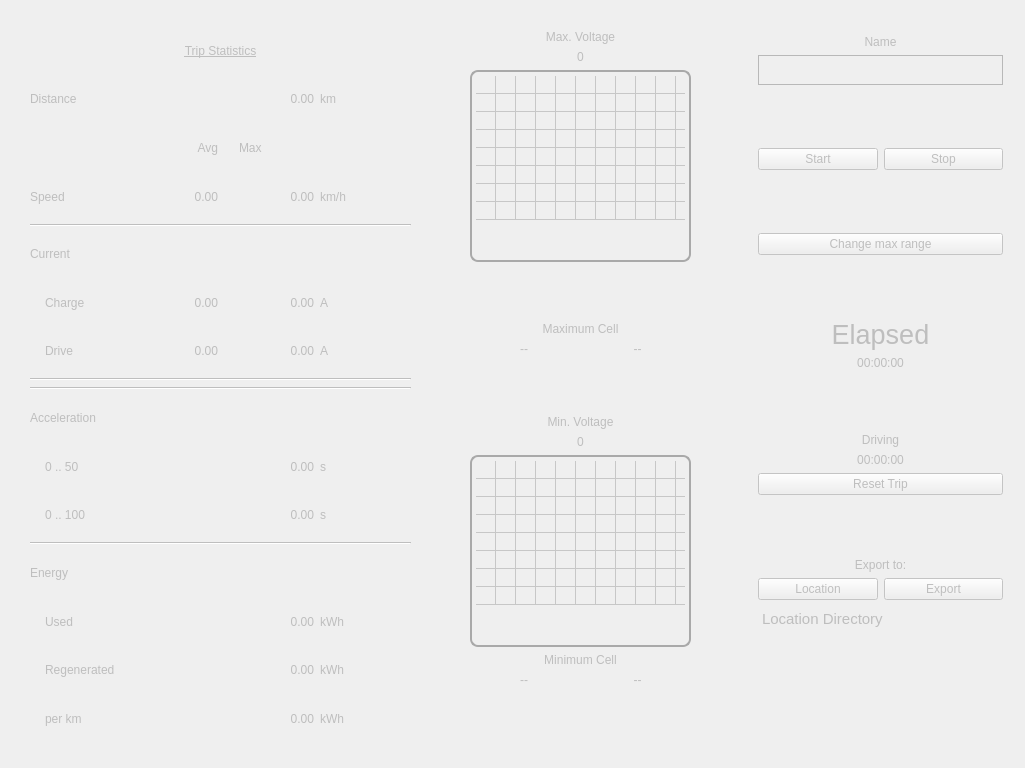
   <widget class="QWidget" name="trip" native="true">
    <property name="enabled">
     <bool>false</bool>
    </property>
    <property name="geometry">
     <rect>
      <x>0</x>
      <y>0</y>
      <width>1025</width>
      <height>768</height>
     </rect>
    </property>
    <property name="styleSheet">
     <string notr="true">QPushButton:focus{
color: rgb(255, 0, 4);
}
QCheckBox:focus{
background-color: rgba(255, 0, 4, 50);
}</string>
    </property>
    <widget class="QTransparentWidget" name="tripWidget1" native="true">
     <property name="geometry">
      <rect>
       <x>30</x>
       <y>29</y>
       <width>381</width>
       <height>711</height>
      </rect>
     </property>
     <layout class="QGridLayout" name="trip1">
      <item row="19" column="3">
       <widget class="QLabel" name="label_21">
        <property name="text">
         <string notr="true">kWh</string>
        </property>
       </widget>
      </item>
      <item row="20" column="3">
       <widget class="QLabel" name="label_13">
        <property name="text">
         <string>kWh</string>
        </property>
       </widget>
      </item>
      <item row="21" column="2">
       <widget class="QLabel" name="l_trip_capacityPerKm">
        <property name="text">
         <string notr="true">0.00</string>
        </property>
        <property name="alignment">
         <set>Qt::AlignRight|Qt::AlignTrailing|Qt::AlignVCenter</set>
        </property>
       </widget>
      </item>
      <item row="17" column="0">
       <widget class="QLabel" name="label_34">
        <property name="text">
         <string>Energy</string>
        </property>
       </widget>
      </item>
      <item row="15" column="0">
       <widget class="QLabel" name="label_24">
        <property name="text">
         <string>0 .. 100</string>
        </property>
        <property name="alignment">
         <set>Qt::AlignLeading|Qt::AlignLeft|Qt::AlignVCenter</set>
        </property>
        <property name="indent">
         <number>15</number>
        </property>
       </widget>
      </item>
      <item row="21" column="0">
       <widget class="QLabel" name="label_9">
        <property name="text">
         <string>per km</string>
        </property>
        <property name="indent">
         <number>15</number>
        </property>
       </widget>
      </item>
      <item row="20" column="2">
       <widget class="QLabel" name="l_trip_capacityRegenerated">
        <property name="text">
         <string>0.00</string>
        </property>
        <property name="alignment">
         <set>Qt::AlignRight|Qt::AlignTrailing|Qt::AlignVCenter</set>
        </property>
       </widget>
      </item>
      <item row="2" column="1">
       <widget class="QLabel" name="label_5">
        <property name="text">
         <string>Avg</string>
        </property>
        <property name="alignment">
         <set>Qt::AlignRight|Qt::AlignTrailing|Qt::AlignVCenter</set>
        </property>
       </widget>
      </item>
      <item row="12" column="0" colspan="4">
       <widget class="Line" name="line_4">
        <property name="orientation">
         <enum>Qt::Horizontal</enum>
        </property>
       </widget>
      </item>
      <item row="4" column="3">
       <widget class="QLabel" name="label_48">
        <property name="text">
         <string>km/h</string>
        </property>
       </widget>
      </item>
      <item row="4" column="1">
       <widget class="QLabel" name="l_trip_speedAvgElapsed">
        <property name="text">
         <string>0.00</string>
        </property>
        <property name="alignment">
         <set>Qt::AlignRight|Qt::AlignTrailing|Qt::AlignVCenter</set>
        </property>
       </widget>
      </item>
      <item row="14" column="3">
       <widget class="QLabel" name="label_29">
        <property name="text">
         <string>s</string>
        </property>
       </widget>
      </item>
      <item row="8" column="1">
       <widget class="QLabel" name="l_trip_pcurrentAvg">
        <property name="text">
         <string>0.00</string>
        </property>
        <property name="alignment">
         <set>Qt::AlignRight|Qt::AlignTrailing|Qt::AlignVCenter</set>
        </property>
       </widget>
      </item>
      <item row="9" column="0">
       <widget class="QLabel" name="label_43">
        <property name="text">
         <string>Drive</string>
        </property>
        <property name="indent">
         <number>15</number>
        </property>
       </widget>
      </item>
      <item row="2" column="2">
       <widget class="QLabel" name="label_14">
        <property name="text">
         <string>Max</string>
        </property>
        <property name="indent">
         <number>15</number>
        </property>
       </widget>
      </item>
      <item row="8" column="3">
       <widget class="QLabel" name="label_16">
        <property name="text">
         <string>A</string>
        </property>
       </widget>
      </item>
      <item row="6" column="0" colspan="4">
       <widget class="Line" name="line_3">
        <property name="orientation">
         <enum>Qt::Horizontal</enum>
        </property>
       </widget>
      </item>
      <item row="8" column="0">
       <widget class="QLabel" name="label_25">
        <property name="text">
         <string>Charge</string>
        </property>
        <property name="margin">
         <number>0</number>
        </property>
        <property name="indent">
         <number>15</number>
        </property>
       </widget>
      </item>
      <item row="9" column="1">
       <widget class="QLabel" name="l_trip_ncurrentAvg">
        <property name="text">
         <string>0.00</string>
        </property>
        <property name="alignment">
         <set>Qt::AlignRight|Qt::AlignTrailing|Qt::AlignVCenter</set>
        </property>
       </widget>
      </item>
      <item row="8" column="2">
       <widget class="QLabel" name="l_trip_pcurrentMax">
        <property name="text">
         <string>0.00</string>
        </property>
        <property name="alignment">
         <set>Qt::AlignRight|Qt::AlignTrailing|Qt::AlignVCenter</set>
        </property>
       </widget>
      </item>
      <item row="7" column="0">
       <widget class="QLabel" name="label_44">
        <property name="text">
         <string notr="true">Current </string>
        </property>
        <property name="indent">
         <number>-1</number>
        </property>
       </widget>
      </item>
      <item row="16" column="0" colspan="4">
       <widget class="Line" name="line">
        <property name="orientation">
         <enum>Qt::Horizontal</enum>
        </property>
       </widget>
      </item>
      <item row="14" column="2">
       <widget class="QLabel" name="l_trip_Accel60">
        <property name="text">
         <string>0.00</string>
        </property>
        <property name="alignment">
         <set>Qt::AlignRight|Qt::AlignTrailing|Qt::AlignVCenter</set>
        </property>
       </widget>
      </item>
      <item row="19" column="2">
       <widget class="QLabel" name="l_trip_capacityUsed">
        <property name="text">
         <string notr="true">0.00</string>
        </property>
        <property name="alignment">
         <set>Qt::AlignRight|Qt::AlignTrailing|Qt::AlignVCenter</set>
        </property>
       </widget>
      </item>
      <item row="21" column="3">
       <widget class="QLabel" name="label_15">
        <property name="text">
         <string>kWh</string>
        </property>
       </widget>
      </item>
      <item row="14" column="0">
       <widget class="QLabel" name="label_11">
        <property name="text">
         <string>0 .. 50</string>
        </property>
        <property name="alignment">
         <set>Qt::AlignLeading|Qt::AlignLeft|Qt::AlignVCenter</set>
        </property>
        <property name="indent">
         <number>15</number>
        </property>
       </widget>
      </item>
      <item row="15" column="3">
       <widget class="QLabel" name="label_49">
        <property name="text">
         <string>s</string>
        </property>
       </widget>
      </item>
      <item row="15" column="2">
       <widget class="QLabel" name="l_trip_Accel100">
        <property name="text">
         <string notr="true">0.00</string>
        </property>
        <property name="alignment">
         <set>Qt::AlignRight|Qt::AlignTrailing|Qt::AlignVCenter</set>
        </property>
       </widget>
      </item>
      <item row="19" column="0">
       <widget class="QLabel" name="label_19">
        <property name="text">
         <string>Used</string>
        </property>
        <property name="indent">
         <number>15</number>
        </property>
       </widget>
      </item>
      <item row="9" column="3">
       <widget class="QLabel" name="label_28">
        <property name="text">
         <string>A</string>
        </property>
       </widget>
      </item>
      <item row="9" column="2">
       <widget class="QLabel" name="l_trip_ncurrentMax">
        <property name="text">
         <string>0.00</string>
        </property>
        <property name="alignment">
         <set>Qt::AlignRight|Qt::AlignTrailing|Qt::AlignVCenter</set>
        </property>
       </widget>
      </item>
      <item row="11" column="0" colspan="4">
       <widget class="Line" name="line_2">
        <property name="orientation">
         <enum>Qt::Horizontal</enum>
        </property>
       </widget>
      </item>
      <item row="1" column="0">
       <widget class="QLabel" name="label_3">
        <property name="text">
         <string>Distance</string>
        </property>
       </widget>
      </item>
      <item row="0" column="0" colspan="4">
       <widget class="QLabel" name="label_2">
        <property name="styleSheet">
         <string notr="true">text-decoration: underline;</string>
        </property>
        <property name="text">
         <string>Trip Statistics</string>
        </property>
        <property name="alignment">
         <set>Qt::AlignCenter</set>
        </property>
       </widget>
      </item>
      <item row="13" column="0" colspan="2">
       <widget class="QLabel" name="label_40">
        <property name="text">
         <string>Acceleration</string>
        </property>
       </widget>
      </item>
      <item row="20" column="0" colspan="2">
       <widget class="QLabel" name="label_22">
        <property name="text">
         <string>Regenerated</string>
        </property>
        <property name="indent">
         <number>15</number>
        </property>
       </widget>
      </item>
      <item row="4" column="2">
       <widget class="QLabel" name="l_trip_speedMax">
        <property name="text">
         <string notr="true">0.00</string>
        </property>
        <property name="alignment">
         <set>Qt::AlignRight|Qt::AlignTrailing|Qt::AlignVCenter</set>
        </property>
       </widget>
      </item>
      <item row="4" column="0">
       <widget class="QLabel" name="label_27">
        <property name="text">
         <string>Speed</string>
        </property>
       </widget>
      </item>
      <item row="1" column="3">
       <widget class="QLabel" name="label_8">
        <property name="text">
         <string notr="true">km</string>
        </property>
       </widget>
      </item>
      <item row="1" column="1" colspan="2">
       <widget class="QLabel" name="l_trip_distance">
        <property name="minimumSize">
         <size>
          <width>90</width>
          <height>0</height>
         </size>
        </property>
        <property name="text">
         <string notr="true">0.00</string>
        </property>
        <property name="alignment">
         <set>Qt::AlignRight|Qt::AlignTrailing|Qt::AlignVCenter</set>
        </property>
       </widget>
      </item>
     </layout>
    </widget>
    <widget class="QTransparentWidget" name="transparentWidgetA" native="true">
     <property name="geometry">
      <rect>
       <x>750</x>
       <y>30</y>
       <width>261</width>
       <height>631</height>
      </rect>
     </property>
     <layout class="QGridLayout" name="gridLayout_5">
      <property name="leftMargin">
       <number>0</number>
      </property>
      <property name="topMargin">
       <number>0</number>
      </property>
      <property name="rightMargin">
       <number>0</number>
      </property>
      <property name="bottomMargin">
       <number>0</number>
      </property>
      <item row="2" column="0">
       <layout class="QVBoxLayout" name="verticalLayout_7">
        <property name="leftMargin">
         <number>8</number>
        </property>
        <property name="topMargin">
         <number>5</number>
        </property>
        <property name="rightMargin">
         <number>8</number>
        </property>
        <property name="bottomMargin">
         <number>5</number>
        </property>
        <item>
         <widget class="QLabel" name="editname_label">
          <property name="styleSheet">
           <string notr="true">QLabel{
font: 75 18pt &quot;Arial&quot;;
}</string>
          </property>
          <property name="text">
           <string>Name</string>
          </property>
          <property name="alignment">
           <set>Qt::AlignCenter</set>
          </property>
         </widget>
        </item>
        <item>
         <widget class="QTextEdit" name="editname">
          <property name="maximumSize">
           <size>
            <width>16777215</width>
            <height>30</height>
           </size>
          </property>
         </widget>
        </item>
        <item>
         <spacer name="verticalSpacer">
          <property name="orientation">
           <enum>Qt::Vertical</enum>
          </property>
          <property name="sizeHint" stdset="0">
           <size>
            <width>20</width>
            <height>20</height>
           </size>
          </property>
         </spacer>
        </item>
        <item>
         <layout class="QGridLayout" name="gridLayout">
          <item row="0" column="1">
           <widget class="QPushButton" name="pushButton_stopRecording">
            <property name="sizePolicy">
             <sizepolicy hsizetype="Minimum" vsizetype="Preferred">
              <horstretch>0</horstretch>
              <verstretch>0</verstretch>
             </sizepolicy>
            </property>
            <property name="text">
             <string>Stop</string>
            </property>
           </widget>
          </item>
          <item row="0" column="0">
           <widget class="QPushButton" name="pushButton_startRecording">
            <property name="sizePolicy">
             <sizepolicy hsizetype="Minimum" vsizetype="Preferred">
              <horstretch>0</horstretch>
              <verstretch>0</verstretch>
             </sizepolicy>
            </property>
            <property name="text">
             <string>Start</string>
            </property>
           </widget>
          </item>
         </layout>
        </item>
        <item>
         <spacer name="verticalSpacer_18">
          <property name="orientation">
           <enum>Qt::Vertical</enum>
          </property>
          <property name="sizeHint" stdset="0">
           <size>
            <width>20</width>
            <height>20</height>
           </size>
          </property>
         </spacer>
        </item>
        <item>
         <widget class="QPushButton" name="pushButton_changeRange">
          <property name="text">
           <string>Change max range</string>
          </property>
         </widget>
        </item>
        <item>
         <spacer name="verticalSpacer_16">
          <property name="orientation">
           <enum>Qt::Vertical</enum>
          </property>
          <property name="sizeHint" stdset="0">
           <size>
            <width>20</width>
            <height>20</height>
           </size>
          </property>
         </spacer>
        </item>
        <item>
         <widget class="QLabel" name="label_10">
          <property name="font">
           <font>
            <family>Arial</family>
            <pointsize>20</pointsize>
            <weight>9</weight>
            <italic>false</italic>
            <bold>false</bold>
           </font>
          </property>
          <property name="text">
           <string>Elapsed</string>
          </property>
          <property name="alignment">
           <set>Qt::AlignCenter</set>
          </property>
         </widget>
        </item>
        <item>
         <widget class="QLabel" name="l_trip_time">
          <property name="minimumSize">
           <size>
            <width>85</width>
            <height>0</height>
           </size>
          </property>
          <property name="text">
           <string notr="true">00:00:00</string>
          </property>
          <property name="alignment">
           <set>Qt::AlignCenter</set>
          </property>
         </widget>
        </item>
        <item>
         <spacer name="verticalSpacer_15">
          <property name="orientation">
           <enum>Qt::Vertical</enum>
          </property>
          <property name="sizeHint" stdset="0">
           <size>
            <width>20</width>
            <height>20</height>
           </size>
          </property>
         </spacer>
        </item>
        <item>
         <widget class="QLabel" name="label_4">
          <property name="text">
           <string>Driving</string>
          </property>
          <property name="alignment">
           <set>Qt::AlignCenter</set>
          </property>
         </widget>
        </item>
        <item>
         <widget class="QLabel" name="l_drive_time">
          <property name="text">
           <string notr="true">00:00:00</string>
          </property>
          <property name="alignment">
           <set>Qt::AlignCenter</set>
          </property>
         </widget>
        </item>
        <item>
         <widget class="QPushButton" name="pushButton_tripReset">
          <property name="text">
           <string>Reset Trip</string>
          </property>
         </widget>
        </item>
        <item>
         <spacer name="verticalSpacer_17">
          <property name="orientation">
           <enum>Qt::Vertical</enum>
          </property>
          <property name="sizeHint" stdset="0">
           <size>
            <width>20</width>
            <height>20</height>
           </size>
          </property>
         </spacer>
        </item>
        <item>
         <widget class="QLabel" name="label_54">
          <property name="text">
           <string>Export to:</string>
          </property>
          <property name="alignment">
           <set>Qt::AlignCenter</set>
          </property>
         </widget>
        </item>
        <item>
         <layout class="QGridLayout" name="gridLayout_7">
          <item row="0" column="0">
           <widget class="QPushButton" name="pushButton_location">
            <property name="text">
             <string>Location</string>
            </property>
           </widget>
          </item>
          <item row="0" column="1">
           <widget class="QPushButton" name="pushButton_export">
            <property name="text">
             <string>Export</string>
            </property>
           </widget>
          </item>
         </layout>
        </item>
        <item>
         <widget class="QTextBrowser" name="label_exportLocation">
          <property name="maximumSize">
           <size>
            <width>16777215</width>
            <height>50</height>
           </size>
          </property>
          <property name="styleSheet">
           <string notr="true">background-color: rgba(255, 255, 255, 0);
font: 13pt &quot;Arial&quot;;</string>
          </property>
          <property name="frameShape">
           <enum>QFrame::NoFrame</enum>
          </property>
          <property name="html">
           <string>&lt;!DOCTYPE HTML PUBLIC &quot;-//W3C//DTD HTML 4.0//EN&quot; &quot;http://www.w3.org/TR/REC-html40/strict.dtd&quot;&gt;
&lt;html&gt;&lt;head&gt;&lt;meta name=&quot;qrichtext&quot; content=&quot;1&quot; /&gt;&lt;style type=&quot;text/css&quot;&gt;
p, li { white-space: pre-wrap; }
&lt;/style&gt;&lt;/head&gt;&lt;body style=&quot; font-family:'Arial'; font-size:13pt; font-weight:400; font-style:normal;&quot;&gt;
&lt;p style=&quot; margin-top:0px; margin-bottom:0px; margin-left:0px; margin-right:0px; -qt-block-indent:0; text-indent:0px;&quot;&gt;&lt;span style=&quot; font-family:'Ubuntu'; font-size:11pt;&quot;&gt;Location Directory&lt;/span&gt;&lt;/p&gt;&lt;/body&gt;&lt;/html&gt;</string>
          </property>
         </widget>
        </item>
       </layout>
      </item>
     </layout>
    </widget>
    <widget class="QWidget" name="layoutWidget">
     <property name="geometry">
      <rect>
       <x>470</x>
       <y>30</y>
       <width>221</width>
       <height>711</height>
      </rect>
     </property>
     <layout class="QVBoxLayout" name="verticalLayout_10">
      <item>
       <widget class="QLabel" name="label_maxVoltage">
        <property name="text">
         <string>Max. Voltage</string>
        </property>
        <property name="alignment">
         <set>Qt::AlignCenter</set>
        </property>
       </widget>
      </item>
      <item>
       <widget class="QLabel" name="l_trip_voltageMax">
        <property name="text">
         <string notr="true">0</string>
        </property>
        <property name="alignment">
         <set>Qt::AlignCenter</set>
        </property>
       </widget>
      </item>
      <item>
       <widget class="QTableWidget" name="tableWidget_batteryCells_max">
        <property name="enabled">
         <bool>false</bool>
        </property>
        <property name="focusPolicy">
         <enum>Qt::NoFocus</enum>
        </property>
        <property name="styleSheet">
         <string notr="true">QTableWidget{
border-width: 2px;
border-style: solid;
border-color: darkgrey;
border-radius: 8px;
padding:4px;
}

</string>
        </property>
        <property name="verticalScrollBarPolicy">
         <enum>Qt::ScrollBarAlwaysOff</enum>
        </property>
        <property name="horizontalScrollBarPolicy">
         <enum>Qt::ScrollBarAlwaysOff</enum>
        </property>
        <property name="autoScroll">
         <bool>false</bool>
        </property>
        <property name="selectionMode">
         <enum>QAbstractItemView::NoSelection</enum>
        </property>
        <property name="rowCount">
         <number>8</number>
        </property>
        <property name="columnCount">
         <number>11</number>
        </property>
        <attribute name="horizontalHeaderVisible">
         <bool>false</bool>
        </attribute>
        <attribute name="horizontalHeaderDefaultSectionSize">
         <number>12</number>
        </attribute>
        <attribute name="horizontalHeaderHighlightSections">
         <bool>false</bool>
        </attribute>
        <attribute name="horizontalHeaderMinimumSectionSize">
         <number>8</number>
        </attribute>
        <attribute name="verticalHeaderVisible">
         <bool>false</bool>
        </attribute>
        <attribute name="verticalHeaderDefaultSectionSize">
         <number>12</number>
        </attribute>
        <attribute name="verticalHeaderMinimumSectionSize">
         <number>8</number>
        </attribute>
        <row/>
        <row/>
        <row/>
        <row/>
        <row/>
        <row/>
        <row/>
        <row/>
        <column/>
        <column/>
        <column/>
        <column/>
        <column/>
        <column/>
        <column/>
        <column/>
        <column/>
        <column/>
        <column/>
        <item row="0" column="0">
         <property name="text">
          <string/>
         </property>
        </item>
        <item row="0" column="1">
         <property name="text">
          <string/>
         </property>
        </item>
        <item row="0" column="2">
         <property name="text">
          <string/>
         </property>
        </item>
        <item row="1" column="1">
         <property name="text">
          <string/>
         </property>
        </item>
        <item row="2" column="0"/>
       </widget>
      </item>
      <item>
       <spacer name="verticalSpacer_5">
        <property name="orientation">
         <enum>Qt::Vertical</enum>
        </property>
        <property name="sizeHint" stdset="0">
         <size>
          <width>20</width>
          <height>20</height>
         </size>
        </property>
       </spacer>
      </item>
      <item>
       <widget class="QLabel" name="label_17">
        <property name="text">
         <string>Maximum Cell</string>
        </property>
        <property name="alignment">
         <set>Qt::AlignCenter</set>
        </property>
       </widget>
      </item>
      <item>
       <layout class="QGridLayout" name="gridLayout_6">
        <item row="0" column="0">
         <widget class="QLabel" name="l_max_bat">
          <property name="text">
           <string>--</string>
          </property>
          <property name="alignment">
           <set>Qt::AlignCenter</set>
          </property>
         </widget>
        </item>
        <item row="0" column="1">
         <widget class="QLabel" name="l_max_volt">
          <property name="text">
           <string>--</string>
          </property>
          <property name="alignment">
           <set>Qt::AlignCenter</set>
          </property>
         </widget>
        </item>
       </layout>
      </item>
      <item>
       <spacer name="verticalSpacer_3">
        <property name="orientation">
         <enum>Qt::Vertical</enum>
        </property>
        <property name="sizeHint" stdset="0">
         <size>
          <width>20</width>
          <height>40</height>
         </size>
        </property>
       </spacer>
      </item>
      <item>
       <widget class="QLabel" name="label_minVoltage">
        <property name="text">
         <string>Min. Voltage</string>
        </property>
        <property name="alignment">
         <set>Qt::AlignCenter</set>
        </property>
       </widget>
      </item>
      <item>
       <widget class="QLabel" name="l_trip_voltageMin">
        <property name="text">
         <string notr="true">0</string>
        </property>
        <property name="alignment">
         <set>Qt::AlignCenter</set>
        </property>
       </widget>
      </item>
      <item>
       <widget class="QTableWidget" name="tableWidget_batteryCells_min">
        <property name="enabled">
         <bool>false</bool>
        </property>
        <property name="focusPolicy">
         <enum>Qt::NoFocus</enum>
        </property>
        <property name="styleSheet">
         <string notr="true">QTableWidget{
border-width: 2px;
border-style: solid;
border-color: darkgrey;
border-radius: 8px;
padding:4px;
}

</string>
        </property>
        <property name="verticalScrollBarPolicy">
         <enum>Qt::ScrollBarAlwaysOff</enum>
        </property>
        <property name="horizontalScrollBarPolicy">
         <enum>Qt::ScrollBarAlwaysOff</enum>
        </property>
        <property name="autoScroll">
         <bool>false</bool>
        </property>
        <property name="selectionMode">
         <enum>QAbstractItemView::NoSelection</enum>
        </property>
        <property name="rowCount">
         <number>8</number>
        </property>
        <property name="columnCount">
         <number>11</number>
        </property>
        <attribute name="horizontalHeaderVisible">
         <bool>false</bool>
        </attribute>
        <attribute name="horizontalHeaderDefaultSectionSize">
         <number>12</number>
        </attribute>
        <attribute name="horizontalHeaderHighlightSections">
         <bool>false</bool>
        </attribute>
        <attribute name="horizontalHeaderMinimumSectionSize">
         <number>8</number>
        </attribute>
        <attribute name="verticalHeaderVisible">
         <bool>false</bool>
        </attribute>
        <attribute name="verticalHeaderDefaultSectionSize">
         <number>12</number>
        </attribute>
        <attribute name="verticalHeaderMinimumSectionSize">
         <number>8</number>
        </attribute>
        <row/>
        <row/>
        <row/>
        <row/>
        <row/>
        <row/>
        <row/>
        <row/>
        <column/>
        <column/>
        <column/>
        <column/>
        <column/>
        <column/>
        <column/>
        <column/>
        <column/>
        <column/>
        <column/>
        <item row="0" column="0">
         <property name="text">
          <string/>
         </property>
        </item>
        <item row="0" column="1">
         <property name="text">
          <string/>
         </property>
        </item>
        <item row="0" column="2">
         <property name="text">
          <string/>
         </property>
        </item>
        <item row="1" column="1">
         <property name="text">
          <string/>
         </property>
        </item>
        <item row="2" column="0"/>
       </widget>
      </item>
      <item>
       <widget class="QLabel" name="label_12">
        <property name="text">
         <string>Minimum Cell</string>
        </property>
        <property name="alignment">
         <set>Qt::AlignCenter</set>
        </property>
       </widget>
      </item>
      <item>
       <layout class="QGridLayout" name="gridLayout_2">
        <item row="0" column="1">
         <widget class="QLabel" name="l_min_bat">
          <property name="text">
           <string>--</string>
          </property>
          <property name="alignment">
           <set>Qt::AlignCenter</set>
          </property>
         </widget>
        </item>
        <item row="0" column="2">
         <widget class="QLabel" name="l_min_volt">
          <property name="text">
           <string>--</string>
          </property>
          <property name="alignment">
           <set>Qt::AlignCenter</set>
          </property>
         </widget>
        </item>
       </layout>
      </item>
      <item>
       <spacer name="verticalSpacer_12">
        <property name="orientation">
         <enum>Qt::Vertical</enum>
        </property>
        <property name="sizeHint" stdset="0">
         <size>
          <width>20</width>
          <height>40</height>
         </size>
        </property>
       </spacer>
      </item>
     </layout>
    </widget>
   </widget>
